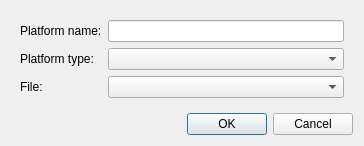
<?xml version="1.0" encoding="UTF-8"?>
<ui version="4.0">
 <class>CreatePlatform</class>
 <widget class="QWidget" name="CreatePlatform">
  <property name="geometry">
   <rect>
    <x>0</x>
    <y>0</y>
    <width>364</width>
    <height>137</height>
   </rect>
  </property>
  <property name="windowTitle">
   <string>Create platform</string>
  </property>
  <layout class="QVBoxLayout" name="verticalLayout">
   <item>
    <widget class="QWidget" name="contentWidget" native="true">
     <layout class="QFormLayout" name="formLayout">
      <item row="0" column="0">
       <widget class="QLabel" name="platNameLabel">
        <property name="text">
         <string>Platform name:</string>
        </property>
       </widget>
      </item>
      <item row="0" column="1">
       <widget class="QLineEdit" name="platNameLineEdit"/>
      </item>
      <item row="1" column="0">
       <widget class="QLabel" name="platTypeLabel">
        <property name="text">
         <string>Platform type:</string>
        </property>
       </widget>
      </item>
      <item row="1" column="1">
       <widget class="QComboBox" name="platTypeComboBox"/>
      </item>
      <item row="2" column="0">
       <widget class="QLabel" name="fileLabel">
        <property name="text">
         <string>File:</string>
        </property>
       </widget>
      </item>
      <item row="2" column="1">
       <widget class="QComboBox" name="fileComboBox"/>
      </item>
     </layout>
    </widget>
   </item>
   <item>
    <widget class="QDialogButtonBox" name="buttonBox">
     <property name="orientation">
      <enum>Qt::Horizontal</enum>
     </property>
     <property name="standardButtons">
      <set>QDialogButtonBox::Cancel|QDialogButtonBox::Ok</set>
     </property>
    </widget>
   </item>
  </layout>
 </widget>
 <resources/>
 <connections/>
</ui>
